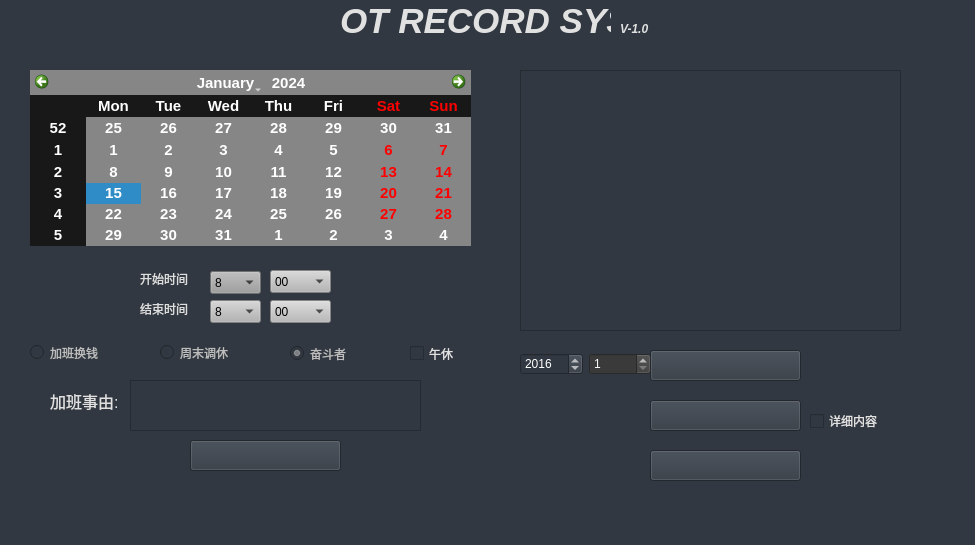
<?xml version="1.0" encoding="UTF-8"?>
<ui version="4.0">
 <class>MainWindow</class>
 <widget class="QMainWindow" name="MainWindow">
  <property name="geometry">
   <rect>
    <x>0</x>
    <y>0</y>
    <width>975</width>
    <height>545</height>
   </rect>
  </property>
  <property name="font">
   <font>
    <pointsize>9</pointsize>
    <weight>75</weight>
    <bold>true</bold>
   </font>
  </property>
  <property name="windowTitle">
   <string>OVERTIME_SYS</string>
  </property>
  <property name="styleSheet">
   <string notr="true">background-color: rgb(49, 56, 65);

</string>
  </property>
  <widget class="QWidget" name="centralwidget">
   <widget class="QPushButton" name="startButton">
    <property name="geometry">
     <rect>
      <x>190</x>
      <y>440</y>
      <width>151</width>
      <height>31</height>
     </rect>
    </property>
    <property name="font">
     <font>
      <pointsize>12</pointsize>
      <weight>50</weight>
      <bold>false</bold>
     </font>
    </property>
    <property name="styleSheet">
     <string notr="true">color: rgb(255, 255, 255);
border-image: url(:/icon/icon/start_button_han.png);</string>
    </property>
    <property name="text">
     <string/>
    </property>
   </widget>
   <widget class="QTextEdit" name="output">
    <property name="geometry">
     <rect>
      <x>520</x>
      <y>70</y>
      <width>381</width>
      <height>261</height>
     </rect>
    </property>
    <property name="font">
     <font>
      <family>Ubuntu</family>
      <pointsize>11</pointsize>
      <weight>3</weight>
      <italic>false</italic>
      <bold>false</bold>
     </font>
    </property>
    <property name="autoFillBackground">
     <bool>false</bool>
    </property>
    <property name="styleSheet">
     <string notr="true">color: rgb(255, 255, 255);
font: 25 11pt &quot;Ubuntu&quot;;</string>
    </property>
   </widget>
   <widget class="QLabel" name="label">
    <property name="geometry">
     <rect>
      <x>340</x>
      <y>0</y>
      <width>271</width>
      <height>41</height>
     </rect>
    </property>
    <property name="font">
     <font>
      <family>Ubuntu</family>
      <pointsize>26</pointsize>
      <weight>75</weight>
      <italic>true</italic>
      <bold>true</bold>
     </font>
    </property>
    <property name="styleSheet">
     <string notr="true">color: rgb(225, 225, 225);
</string>
    </property>
    <property name="text">
     <string>OT RECORD SYS</string>
    </property>
   </widget>
   <widget class="QPushButton" name="readButton">
    <property name="geometry">
     <rect>
      <x>650</x>
      <y>400</y>
      <width>151</width>
      <height>31</height>
     </rect>
    </property>
    <property name="font">
     <font>
      <family>Ubuntu</family>
      <pointsize>12</pointsize>
      <weight>50</weight>
      <bold>false</bold>
     </font>
    </property>
    <property name="styleSheet">
     <string notr="true">border-image: url(:/icon/icon/read_button_han.png);</string>
    </property>
    <property name="text">
     <string/>
    </property>
   </widget>
   <widget class="QTextEdit" name="remarkEdit">
    <property name="geometry">
     <rect>
      <x>130</x>
      <y>380</y>
      <width>291</width>
      <height>51</height>
     </rect>
    </property>
    <property name="font">
     <font>
      <pointsize>10</pointsize>
     </font>
    </property>
    <property name="autoFillBackground">
     <bool>false</bool>
    </property>
    <property name="styleSheet">
     <string notr="true">color: rgb(255, 255, 255);</string>
    </property>
   </widget>
   <widget class="QLabel" name="label_2">
    <property name="geometry">
     <rect>
      <x>50</x>
      <y>380</y>
      <width>71</width>
      <height>41</height>
     </rect>
    </property>
    <property name="font">
     <font>
      <pointsize>12</pointsize>
      <weight>50</weight>
      <bold>false</bold>
     </font>
    </property>
    <property name="acceptDrops">
     <bool>false</bool>
    </property>
    <property name="autoFillBackground">
     <bool>false</bool>
    </property>
    <property name="styleSheet">
     <string notr="true">color: rgb(225, 225, 225);</string>
    </property>
    <property name="text">
     <string>加班事由:</string>
    </property>
   </widget>
   <widget class="QPushButton" name="pushButton">
    <property name="geometry">
     <rect>
      <x>650</x>
      <y>450</y>
      <width>151</width>
      <height>31</height>
     </rect>
    </property>
    <property name="font">
     <font>
      <pointsize>10</pointsize>
     </font>
    </property>
    <property name="styleSheet">
     <string notr="true">border-image: url(:/icon/icon/exit_button_han.png);</string>
    </property>
    <property name="text">
     <string/>
    </property>
   </widget>
   <widget class="QCheckBox" name="detialBox">
    <property name="geometry">
     <rect>
      <x>810</x>
      <y>410</y>
      <width>91</width>
      <height>22</height>
     </rect>
    </property>
    <property name="styleSheet">
     <string notr="true">color: rgb(225, 225, 225);
</string>
    </property>
    <property name="text">
     <string>详细内容</string>
    </property>
   </widget>
   <widget class="QPushButton" name="xlsButton">
    <property name="geometry">
     <rect>
      <x>650</x>
      <y>350</y>
      <width>151</width>
      <height>31</height>
     </rect>
    </property>
    <property name="font">
     <font>
      <pointsize>12</pointsize>
      <weight>50</weight>
      <bold>false</bold>
     </font>
    </property>
    <property name="styleSheet">
     <string notr="true">border-image: url(:/icon/icon/save_button_han.png);</string>
    </property>
    <property name="text">
     <string/>
    </property>
   </widget>
   <widget class="QLabel" name="label_4">
    <property name="geometry">
     <rect>
      <x>620</x>
      <y>20</y>
      <width>41</width>
      <height>17</height>
     </rect>
    </property>
    <property name="font">
     <font>
      <weight>75</weight>
      <italic>true</italic>
      <bold>true</bold>
     </font>
    </property>
    <property name="styleSheet">
     <string notr="true">color: rgb(225, 225, 225);</string>
    </property>
    <property name="text">
     <string>V-1.0</string>
    </property>
   </widget>
   <widget class="QCalendarWidget" name="calendarWidget">
    <property name="geometry">
     <rect>
      <x>30</x>
      <y>70</y>
      <width>441</width>
      <height>176</height>
     </rect>
    </property>
    <property name="minimumSize">
     <size>
      <width>0</width>
      <height>176</height>
     </size>
    </property>
    <property name="font">
     <font>
      <pointsize>11</pointsize>
      <weight>75</weight>
      <bold>true</bold>
     </font>
    </property>
    <property name="autoFillBackground">
     <bool>false</bool>
    </property>
    <property name="styleSheet">
     <string notr="true">border-top-color: rgb(179, 179, 179);
background-color: rgb(21, 103, 116);
background-color: rgb(134, 134, 134);
border-top-color: rgb(166, 166, 166);
alternate-background-color: rgb(24, 24, 24);
color: rgb(255, 255, 255);</string>
    </property>
   </widget>
   <widget class="QComboBox" name="s_minboBox">
    <property name="geometry">
     <rect>
      <x>270</x>
      <y>270</y>
      <width>61</width>
      <height>23</height>
     </rect>
    </property>
    <property name="styleSheet">
     <string notr="true">background-color: rgb(182, 182, 182);</string>
    </property>
    <item>
     <property name="text">
      <string>00</string>
     </property>
    </item>
    <item>
     <property name="text">
      <string>30</string>
     </property>
    </item>
   </widget>
   <widget class="QComboBox" name="s_hourboBox">
    <property name="geometry">
     <rect>
      <x>210</x>
      <y>271</y>
      <width>51</width>
      <height>23</height>
     </rect>
    </property>
    <property name="styleSheet">
     <string notr="true">background-color: rgb(157, 157, 157);</string>
    </property>
    <item>
     <property name="text">
      <string>8</string>
     </property>
    </item>
    <item>
     <property name="text">
      <string>9</string>
     </property>
    </item>
    <item>
     <property name="text">
      <string>10</string>
     </property>
    </item>
    <item>
     <property name="text">
      <string>11</string>
     </property>
    </item>
    <item>
     <property name="text">
      <string>12</string>
     </property>
    </item>
    <item>
     <property name="text">
      <string>13</string>
     </property>
    </item>
    <item>
     <property name="text">
      <string>14</string>
     </property>
    </item>
    <item>
     <property name="text">
      <string>15</string>
     </property>
    </item>
    <item>
     <property name="text">
      <string>16</string>
     </property>
    </item>
    <item>
     <property name="text">
      <string>17</string>
     </property>
    </item>
    <item>
     <property name="text">
      <string>18</string>
     </property>
    </item>
    <item>
     <property name="text">
      <string>19</string>
     </property>
    </item>
    <item>
     <property name="text">
      <string>20</string>
     </property>
    </item>
    <item>
     <property name="text">
      <string>21</string>
     </property>
    </item>
    <item>
     <property name="text">
      <string>22</string>
     </property>
    </item>
    <item>
     <property name="text">
      <string>23</string>
     </property>
    </item>
   </widget>
   <widget class="QComboBox" name="e_hourboBox">
    <property name="geometry">
     <rect>
      <x>210</x>
      <y>300</y>
      <width>51</width>
      <height>23</height>
     </rect>
    </property>
    <property name="styleSheet">
     <string notr="true">background-color: rgb(180, 180, 180);</string>
    </property>
    <item>
     <property name="text">
      <string>8</string>
     </property>
    </item>
    <item>
     <property name="text">
      <string>9</string>
     </property>
    </item>
    <item>
     <property name="text">
      <string>10</string>
     </property>
    </item>
    <item>
     <property name="text">
      <string>11</string>
     </property>
    </item>
    <item>
     <property name="text">
      <string>12</string>
     </property>
    </item>
    <item>
     <property name="text">
      <string>13</string>
     </property>
    </item>
    <item>
     <property name="text">
      <string>14</string>
     </property>
    </item>
    <item>
     <property name="text">
      <string>15</string>
     </property>
    </item>
    <item>
     <property name="text">
      <string>16</string>
     </property>
    </item>
    <item>
     <property name="text">
      <string>17</string>
     </property>
    </item>
    <item>
     <property name="text">
      <string>18</string>
     </property>
    </item>
    <item>
     <property name="text">
      <string>19</string>
     </property>
    </item>
    <item>
     <property name="text">
      <string>20</string>
     </property>
    </item>
    <item>
     <property name="text">
      <string>21</string>
     </property>
    </item>
    <item>
     <property name="text">
      <string>22</string>
     </property>
    </item>
    <item>
     <property name="text">
      <string>23</string>
     </property>
    </item>
   </widget>
   <widget class="QComboBox" name="e_minboBox">
    <property name="geometry">
     <rect>
      <x>270</x>
      <y>300</y>
      <width>61</width>
      <height>23</height>
     </rect>
    </property>
    <property name="styleSheet">
     <string notr="true">background-color: rgb(186, 186, 186);</string>
    </property>
    <item>
     <property name="text">
      <string>00</string>
     </property>
    </item>
    <item>
     <property name="text">
      <string>30</string>
     </property>
    </item>
   </widget>
   <widget class="QLabel" name="label_5">
    <property name="geometry">
     <rect>
      <x>140</x>
      <y>270</y>
      <width>66</width>
      <height>17</height>
     </rect>
    </property>
    <property name="styleSheet">
     <string notr="true">color: rgb(222, 222, 222);</string>
    </property>
    <property name="text">
     <string>开始时间</string>
    </property>
   </widget>
   <widget class="QLabel" name="label_6">
    <property name="geometry">
     <rect>
      <x>140</x>
      <y>300</y>
      <width>66</width>
      <height>17</height>
     </rect>
    </property>
    <property name="styleSheet">
     <string notr="true">color: rgb(222, 222, 222);</string>
    </property>
    <property name="text">
     <string>结束时间</string>
    </property>
   </widget>
   <widget class="QRadioButton" name="fighterButton">
    <property name="geometry">
     <rect>
      <x>290</x>
      <y>341</y>
      <width>75</width>
      <height>25</height>
     </rect>
    </property>
    <property name="styleSheet">
     <string notr="true">color: rgb(189, 189, 189);</string>
    </property>
    <property name="text">
     <string>奋斗者</string>
    </property>
    <property name="checked">
     <bool>true</bool>
    </property>
   </widget>
   <widget class="QRadioButton" name="restButton">
    <property name="geometry">
     <rect>
      <x>160</x>
      <y>340</y>
      <width>89</width>
      <height>25</height>
     </rect>
    </property>
    <property name="styleSheet">
     <string notr="true">color: rgb(189, 189, 189);</string>
    </property>
    <property name="text">
     <string>周末调休</string>
    </property>
   </widget>
   <widget class="QRadioButton" name="moneyButton">
    <property name="geometry">
     <rect>
      <x>30</x>
      <y>340</y>
      <width>89</width>
      <height>25</height>
     </rect>
    </property>
    <property name="styleSheet">
     <string notr="true">color: rgb(189, 189, 189);</string>
    </property>
    <property name="text">
     <string>加班换钱</string>
    </property>
   </widget>
   <widget class="QWidget" name="layoutWidget">
    <property name="geometry">
     <rect>
      <x>520</x>
      <y>350</y>
      <width>131</width>
      <height>29</height>
     </rect>
    </property>
    <layout class="QHBoxLayout" name="horizontalLayout">
     <item>
      <widget class="QSpinBox" name="yearspinBox">
       <property name="styleSheet">
        <string notr="true">color: rgb(255, 255, 255);
border-bottom-color: rgb(104, 104, 104);
</string>
       </property>
       <property name="maximum">
        <number>2020</number>
       </property>
       <property name="value">
        <number>2016</number>
       </property>
      </widget>
     </item>
     <item>
      <widget class="QSpinBox" name="monthspinBox">
       <property name="styleSheet">
        <string notr="true">background-color: rgb(58, 58, 58);
color: rgb(247, 247, 247);</string>
       </property>
       <property name="minimum">
        <number>1</number>
       </property>
       <property name="maximum">
        <number>12</number>
       </property>
      </widget>
     </item>
    </layout>
   </widget>
   <widget class="QCheckBox" name="wuxiuBox">
    <property name="geometry">
     <rect>
      <x>410</x>
      <y>341</y>
      <width>60</width>
      <height>25</height>
     </rect>
    </property>
    <property name="styleSheet">
     <string notr="true">color: rgb(225, 225, 225);
</string>
    </property>
    <property name="text">
     <string>午休</string>
    </property>
   </widget>
   <zorder>layoutWidget</zorder>
   <zorder>calendarWidget</zorder>
   <zorder>startButton</zorder>
   <zorder>output</zorder>
   <zorder>label</zorder>
   <zorder>readButton</zorder>
   <zorder>remarkEdit</zorder>
   <zorder>label_2</zorder>
   <zorder>pushButton</zorder>
   <zorder>detialBox</zorder>
   <zorder>xlsButton</zorder>
   <zorder>label_4</zorder>
   <zorder>s_minboBox</zorder>
   <zorder>s_hourboBox</zorder>
   <zorder>e_hourboBox</zorder>
   <zorder>e_minboBox</zorder>
   <zorder>label_5</zorder>
   <zorder>label_6</zorder>
   <zorder>fighterButton</zorder>
   <zorder>restButton</zorder>
   <zorder>moneyButton</zorder>
   <zorder>wuxiuBox</zorder>
  </widget>
  <widget class="QMenuBar" name="menubar">
   <property name="geometry">
    <rect>
     <x>0</x>
     <y>0</y>
     <width>975</width>
     <height>25</height>
    </rect>
   </property>
  </widget>
  <widget class="QStatusBar" name="statusbar"/>
 </widget>
 <resources>
  <include location="backgroup.qrc"/>
 </resources>
 <connections>
  <connection>
   <sender>pushButton</sender>
   <signal>clicked()</signal>
   <receiver>MainWindow</receiver>
   <slot>close()</slot>
   <hints>
    <hint type="sourcelabel">
     <x>645</x>
     <y>521</y>
    </hint>
    <hint type="destinationlabel">
     <x>644</x>
     <y>458</y>
    </hint>
   </hints>
  </connection>
 </connections>
</ui>
